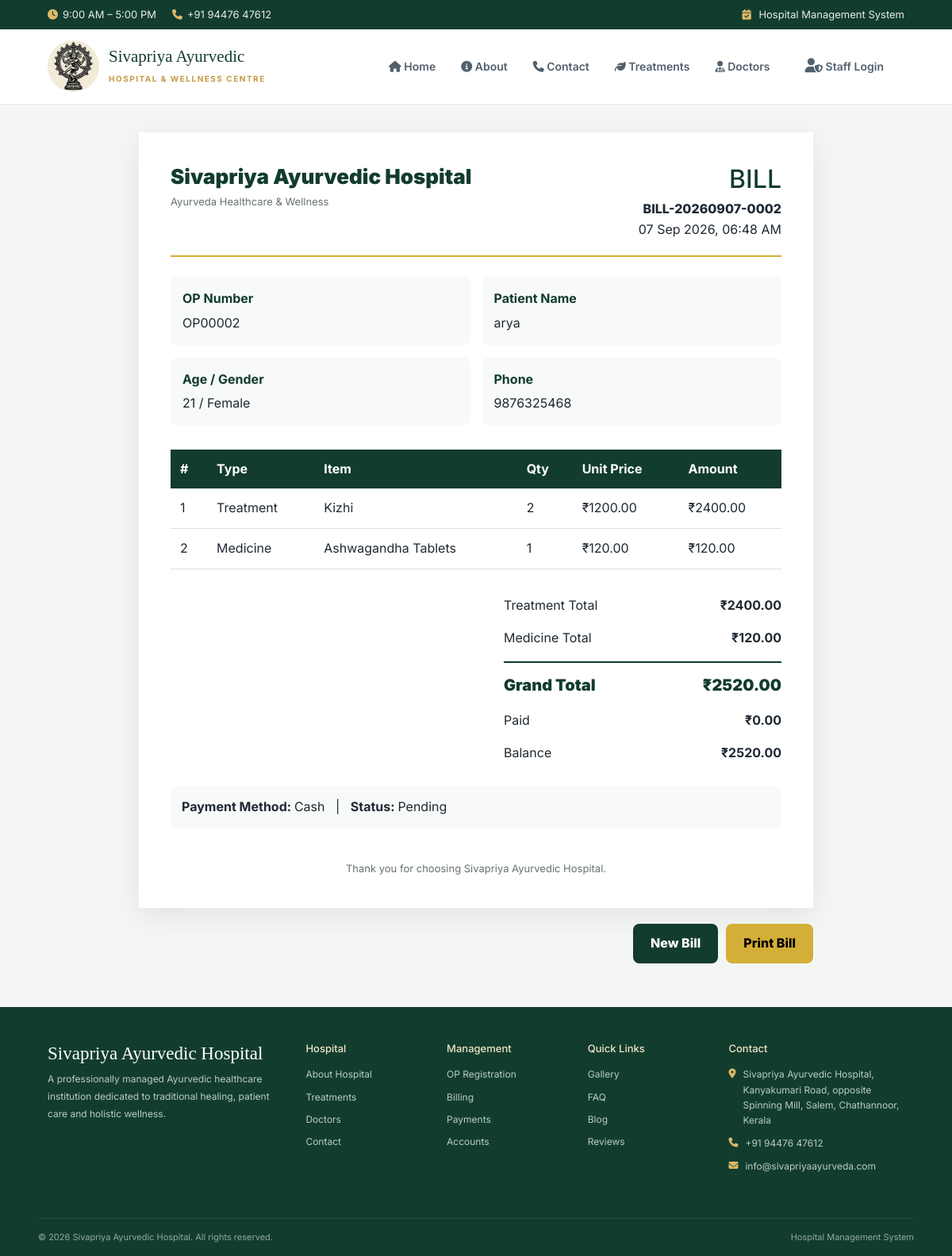
/billing/bill/2/ (signed in), run on the app's committed database.
### myapp/models.py (models this page shows, shortened)
class Bill(models.Model):
    PAYMENT_CHOICES = [
        ("Cash", "Cash"),
        ("UPI", "UPI"),
        ("Card", "Card"),
        ("Bank Transfer", "Bank Transfer"),
    ]
    STATUS_CHOICES = [
        ("Paid", "Paid"),
        ("Partial", "Partial"),
        ("Pending", "Pending"),
    ]
    bill_number = models.CharField(
        max_length=50,
        unique=True,
        blank=True
    )
    patient = models.ForeignKey(
        Patient,
        on_delete=models.PROTECT,
        related_name="bills"
    )
    bill_date = models.DateTimeField(
        auto_now_add=True
    )
    treatment_total = models.DecimalField(
        max_digits=12,
        decimal_places=2,
        default=0
    )
    medicine_total = models.DecimalField(
        max_digits=12,
        decimal_places=2,
        default=0
    )
    grand_total = models.DecimalField(
        max_digits=12,
        decimal_places=2,
        default=0
    )
    paid_amount = models.DecimalField(
        max_digits=12,
        decimal_places=2,
        default=0
    )
    balance_amount = models.DecimalField(
        max_digits=12,
        decimal_places=2,
        default=0
    )
    payment_method = models.CharField(
        max_length=30,
        choices=PAYMENT_CHOICES,
        default="Cash"
    )
    status = models.CharField(
        max_length=20,
        choices=STATUS_CHOICES,
        default="Pending"
    )
    notes = models.TextField(
        blank=True
    )

class Patient(models.Model):
    GENDER_CHOICES = [
        ("Male", "Male"),
        ("Female", "Female"),
        ("Other", "Other"),
    ]
    op_registration = models.OneToOneField(
        OPRegistration,
        on_delete=models.SET_NULL,
        null=True,
        blank=True,
        related_name="patient"
    )
    op_number = models.CharField(
        max_length=30,
        unique=True
    )
    name = models.CharField(
        max_length=150
    )
    age = models.PositiveIntegerField(
        null=True,
        blank=True
    )
    gender = models.CharField(
        max_length=20,
        choices=GENDER_CHOICES,
        blank=True
    )
    phone = models.CharField(
        max_length=20,
        blank=True
    )
    address = models.TextField(
        blank=True
    )
    created_at = models.DateTimeField(
        auto_now_add=True
    )

class BillItem(models.Model):
    ITEM_TYPE_CHOICES = [
        ("Treatment", "Treatment"),
        ("Medicine", "Medicine"),
    ]
    bill = models.ForeignKey(
        Bill,
        on_delete=models.CASCADE,
        related_name="items"
    )
    item_type = models.CharField(
        max_length=20,
        choices=ITEM_TYPE_CHOICES
    )
    treatment = models.ForeignKey(
        Treatment,
        on_delete=models.SET_NULL,
        null=True,
        blank=True
    )
    medicine = models.ForeignKey(
        Medicine,
        on_delete=models.SET_NULL,
        null=True,
        blank=True
    )
    item_name = models.CharField(
        max_length=200
    )
    quantity = models.PositiveIntegerField(
        default=1
    )
    unit_price = models.DecimalField(
        max_digits=10,
        decimal_places=2
    )
    total_amount = models.DecimalField(
        max_digits=12,
        decimal_places=2
    )

### myapp/views.py (the view)
# urls.py: path('billing/bill/<int:bill_id>/',views.bill_detail,name="bill_detail"),
@login_required
def bill_detail(
    request,
    bill_id
):
    bill = get_object_or_404(
        Bill.objects.select_related(
            "patient"
        ),
        id=bill_id
    )
    return render(
        request,
        "billing/bill_detail.html",
        {
            "bill": bill,
            "items": bill.items.all(),
        }
    )

### myapp/templates/billing/bill_detail.html (shortened to what this page needs)
{% extends "base.html" %}
{% block content %}
<div class="invoice-page">
    <div class="invoice">
        <div class="invoice-header">
            <div>
                <h1 class="hospital-name">
                    Sivapriya Ayurvedic Hospital
                </h1>
                <div class="hospital-subtitle">
                    Ayurveda Healthcare & Wellness
                </div>
            </div>
            <div class="bill-heading">
                <h2>
                    BILL
                </h2>
                <div class="bill-number">
                    {{ bill.bill_number }}
                </div>
                <div>
                    {{ bill.bill_date|date:"d M Y, h:i A" }}
                </div>
            </div>
        </div>
        <div class="patient-section">
            <div class="patient-box">
                <strong>
                    OP Number
                </strong>
                {{ bill.patient.op_number }}
            </div>
            <div class="patient-box">
                <strong>
                    Patient Name
                </strong>
                {{ bill.patient.name }}
            </div>
            <div class="patient-box">
                <strong>
                    Age / Gender
                </strong>
                {{ bill.patient.age }}
                /
                {{ bill.patient.gender }}
            </div>
            <div class="patient-box">
                <strong>
                    Phone
                </strong>
                {{ bill.patient.phone }}
            </div>
        </div>
        <table class="invoice-table">
            <thead>
                <tr>
                    <th>
                        #
                    </th>
                    <th>
                        Type
                    </th>
                    <th>
                        Item
                    </th>
                    <th>
                        Qty
                    </th>
                    <th>
                        Unit Price
                    </th>
                    <th>
                        Amount
                    </th>
                </tr>
            </thead>
            <tbody>
                {% for item in items %}
                    <tr>
                        <td>
                            {{ forloop.counter }}
                        </td>
                        <td>
                            {{ item.item_type }}
                        </td>
                        <td>
                            {{ item.item_name }}
                        </td>
                        <td>
                            {{ item.quantity }}
                        </td>
                        <td>
                            ₹{{ item.unit_price|floatformat:2 }}
                        </td>
                        <td>
                            ₹{{ item.total_amount|floatformat:2 }}
                        </td>
                    </tr>
                {% endfor %}
            </tbody>
        </table>
        <div class="totals">
            <div class="total-row">
                <span>
                    Treatment Total
                </span>
                <strong>
                    ₹{{ bill.treatment_total|floatformat:2 }}
                </strong>
            </div>
            <div class="total-row">
                <span>
                    Medicine Total
                </span>
                <strong>
                    ₹{{ bill.medicine_total|floatformat:2 }}
                </strong>
            </div>
            <div class="total-row grand-total">
                <span>
                    Grand Total
                </span>
                <strong>
                    ₹{{ bill.grand_total|floatformat:2 }}
                </strong>
            </div>
            <div class="total-row">
                <span>
                    Paid
                </span>
                <strong>
                    ₹{{ bill.paid_amount|floatformat:2 }}
                </strong>
            </div>
            <div class="total-row">
                <span>
                    Balance
                </span>
                <strong>
                    ₹{{ bill.balance_amount|floatformat:2 }}
                </strong>
            </div>
        </div>
        <div class="payment-status">
            <strong>
                Payment Method:
            </strong>
            {{ bill.payment_method }}
            &nbsp;&nbsp;|&nbsp;&nbsp;
            <strong>
                Status:
            </strong>
            {{ bill.status }}
        </div>
        <div
            style="
                margin-top:40px;
                text-align:center;
                color:#68736d;
                font-size:13px;
            "
        >
            Thank you for choosing
            Sivapriya Ayurvedic Hospital.
        </div>
    </div>
    <div class="print-actions">
        <a
            href="{% url 'billing' %}"
            class="back-btn"
        >
            New Bill
        </a>
        <button
            onclick="window.print()"
            class="print-btn"
        >
            Print Bill
        </button>
    </div>
</div>
{% endblock %}

### myapp/templates/base.html (style rules this page uses)
:root { --primary: #1f5c45; --primary-dark: #123d2e; --primary-light: #e8f3ed; --secondary: #c79a45; --secondary-light: #f8f0df; --cream: #fbfaf6; --white: #ffffff; --text-dark: #1f2933; --text-medium: #52606d; --text-light: #7b8794; --border: #e6e9e7; --success: #238653; --warning: #d89a24; --danger: #c94c4c; --info: #2878a8; --shadow-sm: 0 4px 14px rgba(20, 45, 35, 0.06); --shadow-md: 0 10px 30px rgba(20, 45, 35, 0.10); --radius: 14px; }
* { margin: 0; padding: 0; box-sizing: border-box; }
html { scroll-behavior: smooth; }
body { font-family: "Inter", sans-serif; background: var(--cream); color: var(--text-dark); line-height: 1.6; }
a { text-decoration: none; color: inherit; }
button { font-family: inherit; }

### myapp/templates/billing/bill_detail.html (style rules this page uses)
.invoice-page { background: #f4f6f4; padding: 35px 15px; min-height: 100vh; }
.invoice { max-width: 850px; margin: auto; background: white; padding: 40px; box-shadow: 0 10px 35px rgba(0,0,0,0.08); }
.invoice-header { display: flex; justify-content: space-between; gap: 20px; border-bottom: 2px solid #d4af37; padding-bottom: 20px; }
.hospital-name { color: #123c2d; font-size: 26px; font-weight: 900; margin: 0; }
.hospital-subtitle { color: #68736d; margin-top: 6px; font-size: 13px; }
.bill-heading { text-align: right; }
.bill-heading h2 { margin: 0; color: #123c2d; }
.bill-number { margin-top: 6px; font-weight: 800; }
.patient-section { margin-top: 25px; display: grid; grid-template-columns: 1fr 1fr; gap: 15px; }
.patient-box { background: #f7faf8; padding: 15px; border-radius: 8px; }
.patient-box strong { display: block; color: #123c2d; margin-bottom: 5px; }
.invoice-table { width: 100%; border-collapse: collapse; margin-top: 30px; }
.invoice-table th { background: #123c2d; color: white; padding: 12px; text-align: left; }
.invoice-table td { padding: 12px; border-bottom: 1px solid #ddd; }
.totals { width: 350px; max-width: 100%; margin-left: auto; margin-top: 25px; }
.total-row { display: flex; justify-content: space-between; padding: 8px 0; }
.grand-total { border-top: 2px solid #123c2d; margin-top: 8px; padding-top: 12px; font-size: 20px; font-weight: 900; color: #123c2d; }
.payment-status { margin-top: 20px; padding: 14px; background: #f7faf8; border-radius: 8px; }
.print-actions { max-width: 850px; margin: 20px auto; display: flex; justify-content: flex-end; gap: 10px; }
.print-btn { border: none; padding: 12px 22px; border-radius: 8px; background: #d4af37; font-weight: 800; cursor: pointer; }
.back-btn { text-decoration: none; background: #123c2d; color: white; padding: 12px 22px; border-radius: 8px; font-weight: 800; }

### data on the page
Bill: bill_number "BILL-20260907-0002", bill_date "07 Sep 2026, 06:48 AM", patient.op_number "OP00002", patient.name "arya", patient.age "21", patient.gender "Female", patient.phone "9876325468", treatment_total "2400.00", medicine_total "120.00", grand_total "2520.00", paid_amount "0.00", balance_amount "2520.00", payment_method "Cash", status "Pending"
BillItem: item_type "Treatment", item_name "Kizhi", quantity "2", unit_price "1200.00", total_amount "2400.00"
BillItem: item_type "Medicine", item_name "Ashwagandha Tablets", quantity "1", unit_price "120.00", total_amount "120.00"
